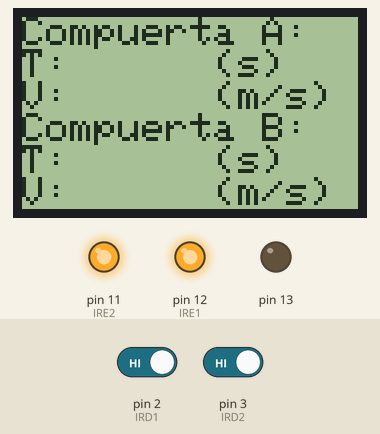
The sketch below on a simulated Arduino Uno, built with avr-gcc and run on an emulated ATmega328P. Parts: 84×48 one-colour display, output pins drawn as LEDs (lit = HIGH). Inputs (shaded band) come from the test bench; at power-on: pin 2 (IRD1) HIGH, pin 3 (IRD2) HIGH. The display library's start-up logo is not drawn; what the sketch prints to the serial monitor is not drawn.

Above: at 2.2 s.
2.3 s: pin 2 (IRD1) driven LOW
At 3.3 s:
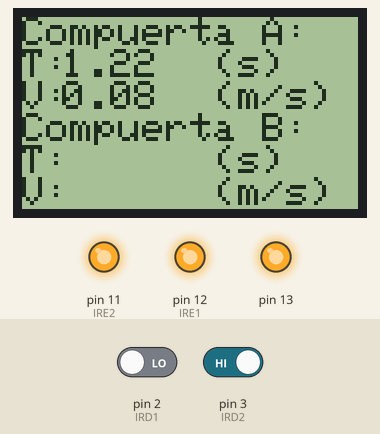
3.8 s: pin 3 (IRD2) driven LOW
At 4.4 s:
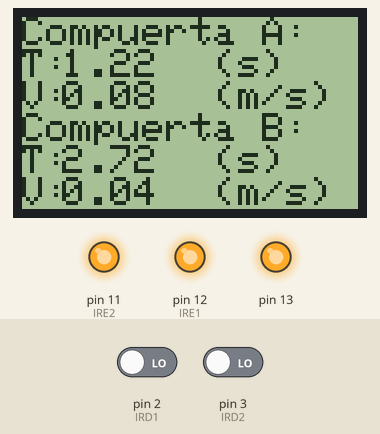
Timing chart, 0 to 6.8 s (numbered marks = the images above; inputs shaded):
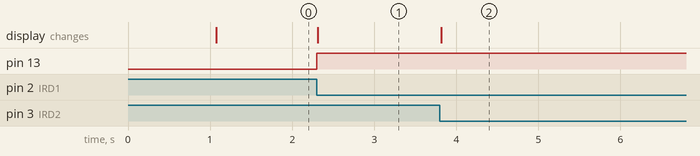

The sketch:

rieles.ino
```cpp
#include <SPI.h>
#include <Adafruit_GFX.h>
#include <Adafruit_PCD8544.h>

Adafruit_PCD8544 display = Adafruit_PCD8544(8, 7, 6, 5, 4);

int IRD1=2, IRD2 = 3, IRE1=12, IRE2=11;
float evento1=0, evento2 =0, duracion=0;
boolean estadoc1, estadoc2, estadoc01=0, estadoc02=0;
String msj;
int m=0,n=0,c=0;

void setup() {

  display.begin();
  display.setContrast(50);
  display.display();
  Serial.begin(115200);
  pinMode(IRD1, INPUT_PULLUP);
  pinMode(IRD2, INPUT_PULLUP);
  pinMode(IRE2, OUTPUT);
  pinMode(IRE1, OUTPUT);
  pinMode(13, OUTPUT);
  digitalWrite(IRE1, HIGH);
  digitalWrite(IRE2, HIGH);
  delay(1000);
  display.clearDisplay();
  display.display();
  display.setCursor(0,0);
  display.println("Compuerta A:");
  display.setCursor(0,8);
  display.println("T:      (s)");
  display.setCursor(0,16);
  display.println("V:      (m/s)");
  display.setCursor(0,24);
  display.println("Compuerta B:");
    display.setCursor(0,32);
  display.println("T:      (s)");
  display.setCursor(0,40);
  display.println("V:      (m/s)");
  display.display();
}

void loop() {
  estadoc1=digitalRead (IRD1);
  estadoc2=digitalRead (IRD2);
  digitalWrite(13, !estadoc1);

      if (estadoc1!=estadoc01)
      {
        if(n==0){
            evento1=millis();
            msj="A";//msj sirve para identificar las puertas al comunicarse con procesing
            Serial.println(msj);
            n++;
            }else if(n==1){
                      evento2=millis();
                      duracion=(evento2-evento1);
                      msj="A";
                      msj.concat(duracion);
                      display.setCursor(10,8);
                      display.setTextColor(BLACK, WHITE);
                      display.println(duracion/1000.000);
                      display.setCursor(10,16);
                      display.println(0.1/(duracion/1000.000));//0.1m largo de la bandera
                      display.display();
                      Serial.println(msj);
                      n=0;
            }

        }
      estadoc01=estadoc1;
      if (estadoc2!=estadoc02)
      {
        if(m==0){
            evento1=millis();
            msj="B";
            Serial.println(msj);
            m++;
            }else if(m==1){
                      evento2=millis();
                      duracion=evento2-evento1;
                      msj="B";
                      msj.concat(duracion);
                      display.setCursor(10,32);
                      display.setTextColor(BLACK, WHITE);
                      display.println(duracion/1000.000);
                      display.setCursor(10,40);
                      display.println(0.1/(duracion/1000.000));
                      display.display();
                      Serial.println(msj);
                      m=0;
            }

        }
      estadoc02=estadoc2;
}
```

Measured:
- after the input at 2.3 s, pin 13: LOW → HIGH at once; the display: changes at once (image 1)
- after the input at 3.8 s, the display: changes at once (image 2)
